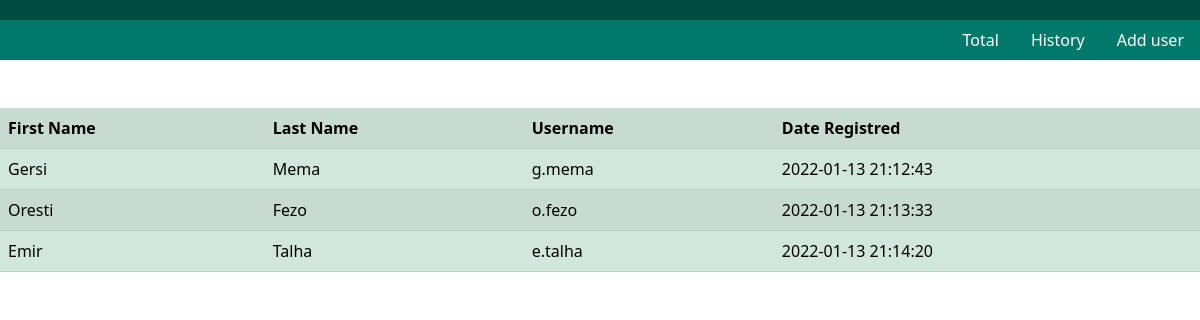
The page /user-added.php on the database its author committed.
### tables this page shows
CREATE TABLE `user_added` (
  `Id` int(11) NOT NULL,
  `name` varchar(50) NOT NULL,
  `last_name` varchar(50) NOT NULL,
  `username` varchar(50) NOT NULL,
  `password` varchar(50) NOT NULL,
  `date` timestamp NOT NULL DEFAULT current_timestamp() ON UPDATE current_timestamp()
);

### user-added.php (the view, shortened to what this page needs)
<!doctype html>
<html lang="en">
  <head>
    <link href="https://cdn.jsdelivr.net/npm/bootstrap@5.1.3/dist/css/bootstrap.min.css" rel="stylesheet">
    <link href="index.css" rel="stylesheet">
  </head>
  <body>
    <div class="prenav"></div>
 <div class="BarNav">
    <ul class="nav float-end">
    <li class="nav-item ">
    <a class="nav-link " href="admin-view.php">Total</a>
  </li>
  <li class="nav-item ">
    <a class="nav-link " href="admin-section.php">History</a>
  </li>
  <li class="nav-item ">
    <a class="nav-link " href="add-user.php">Add user</a>
  </li>
</ul>
</div>
<br><br>
<table class="table table-success table-striped">
  <tr>
  <th>First Name</th>
  <th>Last Name</th>
  <th>Username</th>
  <th>Date Registred</th>
</tr>
<?php
include 'connection.php';
 $sql ="SELECT * FROM user_added;";
 $result = mysqli_query($con,$sql);
 $resultCheck = mysqli_num_rows($result);
 if($resultCheck > 0){
   while($row= mysqli_fetch_assoc($result)){
     echo "<tr> <td>".$row['name']."</td><td>".$row['last_name']."</td> <td>".$row['username']."</td> <td>".$row['date']."</td> </tr>";
   }
 }
?>
</body>
</html>

### index.css (style rules this page uses)
.prenav { height: 20px; background-color: #004c40; }
.BarNav { height: 40px; background-color: #00796b; }
.nav-link { color: #ffffff !important; }

### rows shown on the page
user_added: name "Gersi", last_name "Mema", username "g.mema", date "2022-01-13 21:12:43"
user_added: name "Oresti", last_name "Fezo", username "o.fezo", date "2022-01-13 21:13:33"
user_added: name "Emir", last_name "Talha", username "e.talha", date "2022-01-13 21:14:20"
